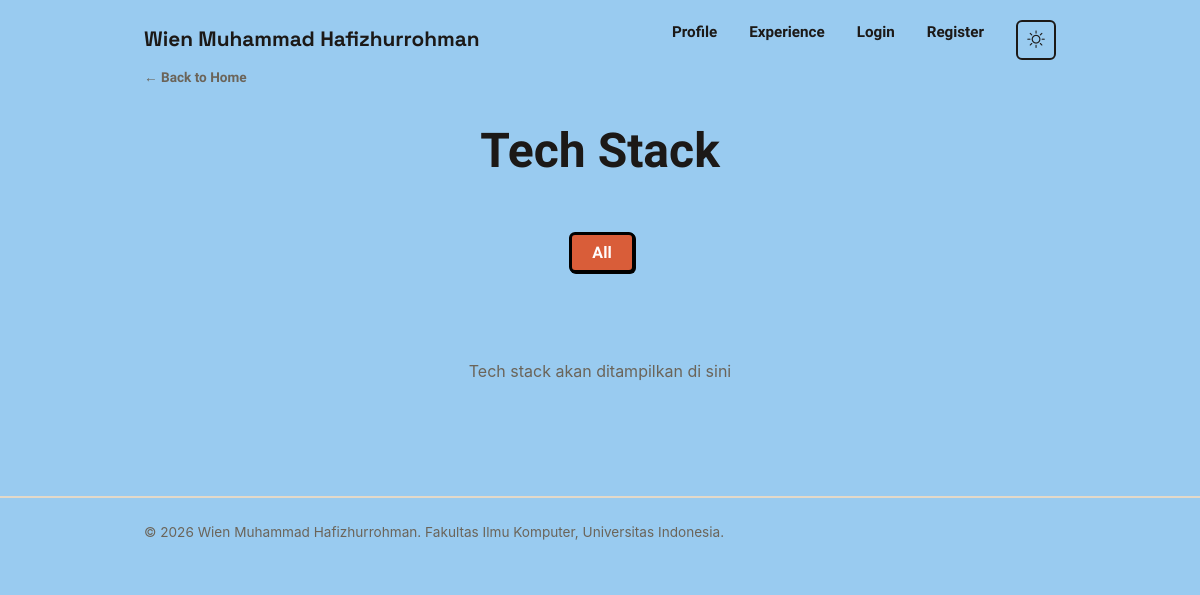
Before: /technologies/ with the older database file.
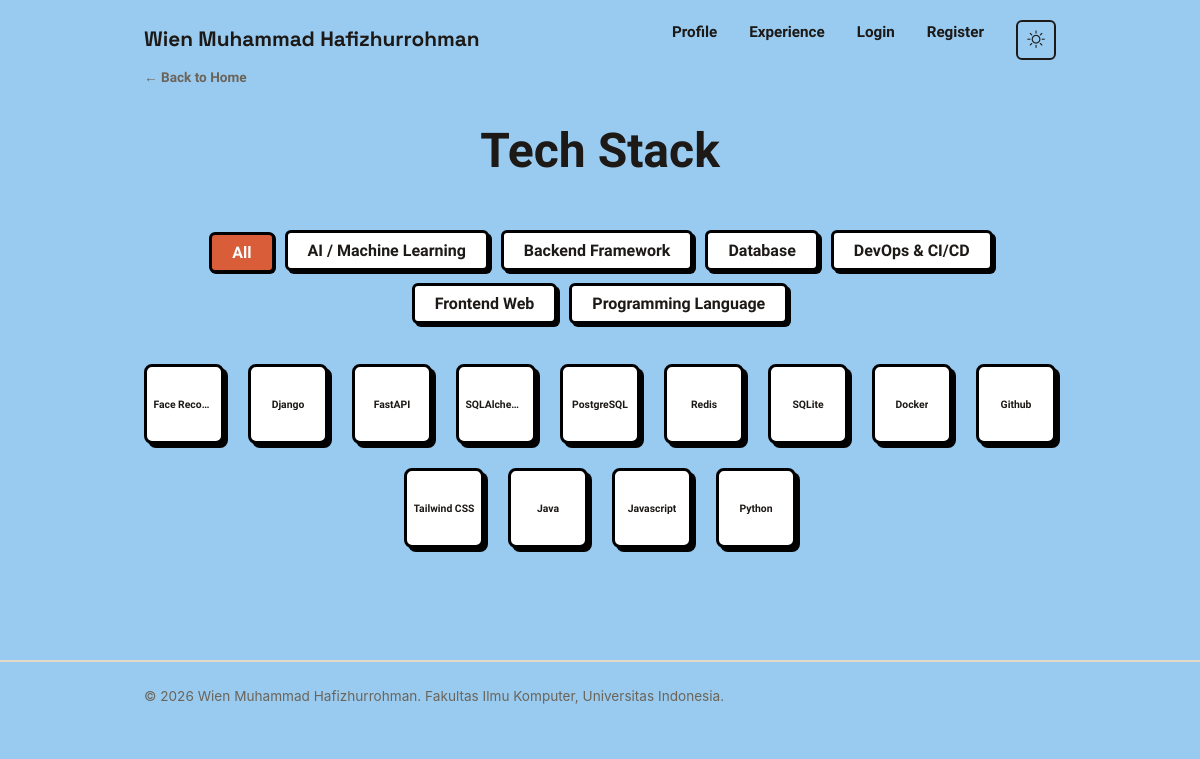
After: the same page with the newer database file.
### main/models.py (models this page shows, shortened)
class TechStack(models.Model):
    class Category(models.TextChoices):
        BACKEND = 'BACKEND', 'Backend Framework'          # Django, FastAPI, Express, Laravel
        DATABASE = 'DATABASE', 'Database'                  # PostgreSQL, MySQL, MongoDB, Redis
        API = 'API', 'API & Integration'
        FRONTEND = 'FRONTEND', 'Frontend Web'
        CLOUD = 'CLOUD', 'Cloud & Hosting'
        DEVOPS = 'DEVOPS', 'DevOps & CI/CD'
        AI_ML = 'AI_ML', 'AI / Machine Learning'            # TensorFlow, OpenCV, LangChain
        LANGUAGE = 'LANGUAGE', 'Programming Language'
    name = models.CharField(max_length=50, unique=True)
    category = models.CharField(
        max_length=20,
        choices=Category.choices,
        default=Category.BACKEND
    )
    icon_class = models.CharField(
        max_length=100,
        blank=True,
        help_text="Class icon, misal: 'devicon-python-plain' atau SVG path"
    )
    class Meta:
        verbose_name_plural = "Tech Stacks"
        ordering = ['category', 'name']

### main/views.py (the view)
# urls.py: path("technologies/", show_technologies, name="show_technologies"),
def show_technologies(request):
    tech_stack = TechStack.objects.all()
    raw_categories = TechStack.objects.values_list("category", flat=True).distinct()
    category_labels = {cat: TechStack.Category(cat).label for cat in raw_categories}
    context = {
        "name": "Wien Muhammad Hafizhurrohman",
        "tech_stack": tech_stack,
        "category_labels": category_labels,
    }
    return render(request, "technologies.html", context)

### templates/technologies.html (shortened to what this page needs)
{% extends 'base.html' %}
{% block meta %}
<link rel="stylesheet" type='text/css' href="https://cdn.jsdelivr.net/gh/devicons/devicon@latest/devicon.min.css" />
{% endblock meta %}
{% block content %}
<section class="tech-stack-section">
    <div class="container">
        <a href="{% url 'main:show_main' %}" class="back-link">&#8592; Back to Home</a>
        <h2 class="section-title">Tech Stack</h2>
        <div class="category-buttons">
            <button class="btn filter-btn active" data-category="all">All</button>
            {% for key, label in category_labels.items %}
                <button class="btn filter-btn" data-category="{{ key }}">{{ label }}</button>
            {% endfor %}
        </div>
        {% if tech_stack %}
                <div class="tech-list">
                    {% for tech in tech_stack %}
                        <div class="tech-card" data-category="{{ tech.category }}">
                            <span class="tech-name">{{ tech.name }}</span>
                        </div>
                    {% endfor %}
                </div>
        {% else %}
            <div class="empty-tech-state">
                <p>Tech stack akan ditampilkan di sini</p>
            </div>
        {% endif %}
    </div>
</section>
{% endblock content %}

Changed rows visible on the page:
added TechStack: name "Face Reco…"
added TechStack: name "Django"
added TechStack: name "FastAPI"
added TechStack: name "SQLAlche…"
added TechStack: name "PostgreSQL"
added TechStack: name "Redis"
added TechStack: name "SQLite"
added TechStack: name "Docker"
added TechStack: name "Github"
added TechStack: name "Tailwind CSS"
added TechStack: name "Java"
added TechStack: name "Javascript"
added TechStack: name "Python"
Other visible differences:
new list line: "AI / Machine Learning"
new list line: "Backend Framework"
new list line: "Database"
new list line: "DevOps & CI/CD"
new list line: "Frontend Web"
new list line: "Programming Language"
text no longer shown: "Tech stack akan ditampilkan di sini"
